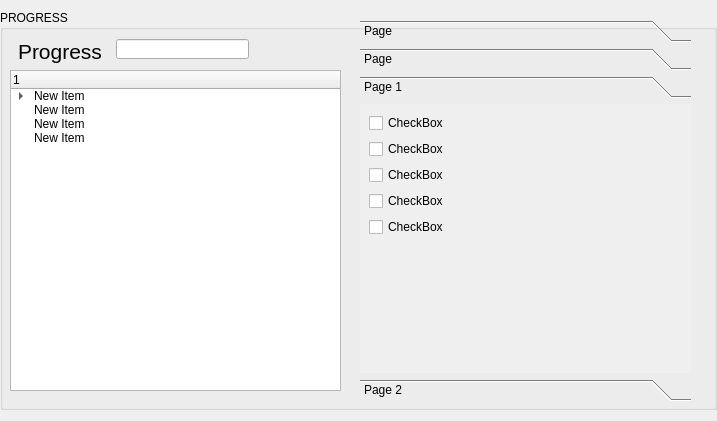
<?xml version="1.0" encoding="UTF-8"?>
<ui version="4.0">
 <class>Form</class>
 <widget class="QWidget" name="Form">
  <property name="geometry">
   <rect>
    <x>0</x>
    <y>0</y>
    <width>717</width>
    <height>421</height>
   </rect>
  </property>
  <property name="windowTitle">
   <string>Form</string>
  </property>
  <layout class="QHBoxLayout" name="horizontalLayout">
   <property name="spacing">
    <number>0</number>
   </property>
   <property name="leftMargin">
    <number>0</number>
   </property>
   <property name="topMargin">
    <number>0</number>
   </property>
   <property name="rightMargin">
    <number>0</number>
   </property>
   <property name="bottomMargin">
    <number>0</number>
   </property>
   <item>
    <widget class="QGroupBox" name="groupBox">
     <property name="maximumSize">
      <size>
       <width>5000</width>
       <height>400</height>
      </size>
     </property>
     <property name="font">
      <font>
       <italic>false</italic>
      </font>
     </property>
     <property name="title">
      <string>PROGRESS</string>
     </property>
     <widget class="QToolBox" name="toolBox">
      <property name="geometry">
       <rect>
        <x>360</x>
        <y>10</y>
        <width>331</width>
        <height>381</height>
       </rect>
      </property>
      <property name="currentIndex">
       <number>2</number>
      </property>
      <widget class="QWidget" name="page_4">
       <attribute name="label">
        <string>Page</string>
       </attribute>
       <layout class="QVBoxLayout" name="verticalLayout">
        <item>
         <widget class="QCalendarWidget" name="calendarWidget"/>
        </item>
       </layout>
      </widget>
      <widget class="QWidget" name="page_3">
       <attribute name="label">
        <string>Page</string>
       </attribute>
       <layout class="QVBoxLayout" name="verticalLayout_2">
        <item>
         <widget class="QPushButton" name="pushButton">
          <property name="text">
           <string>PushButton</string>
          </property>
         </widget>
        </item>
        <item>
         <widget class="QPushButton" name="pushButton_2">
          <property name="text">
           <string>PushButton</string>
          </property>
         </widget>
        </item>
        <item>
         <widget class="QPushButton" name="pushButton_3">
          <property name="text">
           <string>PushButton</string>
          </property>
         </widget>
        </item>
        <item>
         <widget class="QPushButton" name="pushButton_4">
          <property name="text">
           <string>PushButton</string>
          </property>
         </widget>
        </item>
        <item>
         <spacer name="verticalSpacer">
          <property name="orientation">
           <enum>Qt::Vertical</enum>
          </property>
          <property name="sizeHint" stdset="0">
           <size>
            <width>20</width>
            <height>136</height>
           </size>
          </property>
         </spacer>
        </item>
       </layout>
      </widget>
      <widget class="QWidget" name="page">
       <property name="geometry">
        <rect>
         <x>0</x>
         <y>0</y>
         <width>331</width>
         <height>273</height>
        </rect>
       </property>
       <attribute name="label">
        <string>Page 1</string>
       </attribute>
       <layout class="QVBoxLayout" name="verticalLayout_3">
        <item>
         <widget class="QCheckBox" name="checkBox">
          <property name="text">
           <string>CheckBox</string>
          </property>
         </widget>
        </item>
        <item>
         <widget class="QCheckBox" name="checkBox_2">
          <property name="text">
           <string>CheckBox</string>
          </property>
         </widget>
        </item>
        <item>
         <widget class="QCheckBox" name="checkBox_3">
          <property name="text">
           <string>CheckBox</string>
          </property>
         </widget>
        </item>
        <item>
         <widget class="QCheckBox" name="checkBox_4">
          <property name="text">
           <string>CheckBox</string>
          </property>
         </widget>
        </item>
        <item>
         <widget class="QCheckBox" name="checkBox_5">
          <property name="text">
           <string>CheckBox</string>
          </property>
         </widget>
        </item>
        <item>
         <spacer name="verticalSpacer_2">
          <property name="orientation">
           <enum>Qt::Vertical</enum>
          </property>
          <property name="sizeHint" stdset="0">
           <size>
            <width>20</width>
            <height>40</height>
           </size>
          </property>
         </spacer>
        </item>
       </layout>
      </widget>
      <widget class="QWidget" name="page_2">
       <property name="geometry">
        <rect>
         <x>0</x>
         <y>0</y>
         <width>331</width>
         <height>273</height>
        </rect>
       </property>
       <attribute name="label">
        <string>Page 2</string>
       </attribute>
      </widget>
     </widget>
     <widget class="QLabel" name="label">
      <property name="geometry">
       <rect>
        <x>10</x>
        <y>29</y>
        <width>100</width>
        <height>25</height>
       </rect>
      </property>
      <property name="minimumSize">
       <size>
        <width>100</width>
        <height>0</height>
       </size>
      </property>
      <property name="font">
       <font>
        <pointsize>16</pointsize>
       </font>
      </property>
      <property name="text">
       <string>Progress</string>
      </property>
      <property name="alignment">
       <set>Qt::AlignCenter</set>
      </property>
     </widget>
     <widget class="QLineEdit" name="lineEdit">
      <property name="geometry">
       <rect>
        <x>116</x>
        <y>29</y>
        <width>133</width>
        <height>20</height>
       </rect>
      </property>
     </widget>
     <widget class="QTreeWidget" name="treeWidget">
      <property name="geometry">
       <rect>
        <x>10</x>
        <y>60</y>
        <width>331</width>
        <height>321</height>
       </rect>
      </property>
      <column>
       <property name="text">
        <string>1</string>
       </property>
      </column>
      <item>
       <property name="text">
        <string>New Item</string>
       </property>
       <item>
        <property name="text">
         <string>New Subitem</string>
        </property>
       </item>
       <item>
        <property name="text">
         <string>New Item</string>
        </property>
       </item>
       <item>
        <property name="text">
         <string>New Item</string>
        </property>
        <item>
         <property name="text">
          <string>New Subitem</string>
         </property>
        </item>
        <item>
         <property name="text">
          <string>New Item</string>
         </property>
        </item>
        <item>
         <property name="text">
          <string>New Item</string>
         </property>
         <item>
          <property name="text">
           <string>New Subitem</string>
          </property>
         </item>
         <item>
          <property name="text">
           <string>New Item</string>
          </property>
         </item>
         <item>
          <property name="text">
           <string>New Item</string>
          </property>
         </item>
         <item>
          <property name="text">
           <string>New Item</string>
          </property>
         </item>
        </item>
       </item>
      </item>
      <item>
       <property name="text">
        <string>New Item</string>
       </property>
      </item>
      <item>
       <property name="text">
        <string>New Item</string>
       </property>
      </item>
      <item>
       <property name="text">
        <string>New Item</string>
       </property>
      </item>
     </widget>
    </widget>
   </item>
  </layout>
 </widget>
 <resources/>
 <connections/>
</ui>
